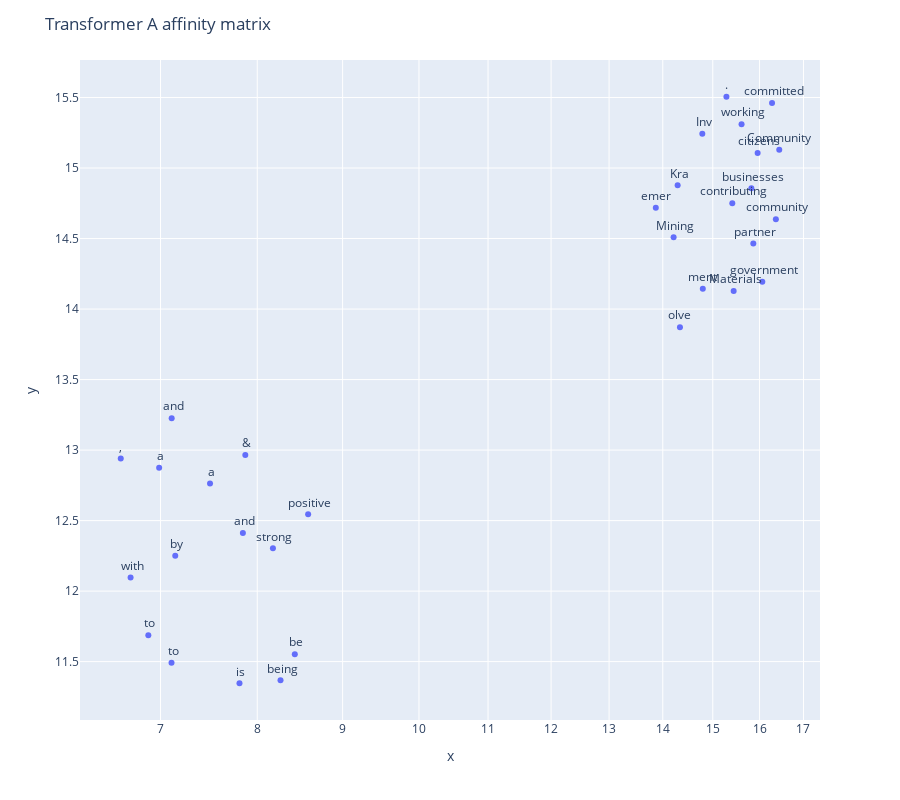

The cell this chart's notebook holds for it:
### Markdown cell above
### Affinity matrices

### Code cell
pos_emb = torch.tensor(token_emb_pos(model_a, tokens))
A = model_a.A.cpu()
affinity = A(pos_emb).detach()

print(tokenizer.decode(tokens.tolist()))
plot_embedding(affinity, tokens, title="Transformer A affinity matrix")

### Figure 1 — Plotly figure (JSON) as saved in the notebook; plotly's stock layout.template omitted (floating-point values rounded to 4 significant figures)
{"data": [{"hovertemplate": "x=%{x}<br>y=%{y}<br>text=%{text}<extra></extra>", "legendgroup": "", "marker": {"color": "#636efa", "symbol": "circle"}, "mode": "markers+text", "name": "", "orientation": "v", "showlegend": false, "text": ["Community", " Inv", "olve", "ment", ".", " Kra", "emer", " Mining", " &", " Materials", " is", " committed", " to", " being", " a", " strong", " community", " partner", " by", " working", " with", " citizens", ",", " businesses", " and", " government", " to", " be", " a", " positive", " and", " contributing"], "textposition": "top center", "type": "scatter", "x": [16.44, 14.78, 14.34, 14.79, 15.28, 14.29, 13.87, 14.21, 7.869, 15.44, 7.806, 16.28, 7.107, 8.261, 7.495, 8.175, 16.36, 15.86, 7.144, 15.61, 6.717, 15.96, 6.626, 15.82, 7.109, 16.06, 6.883, 8.425, 6.987, 8.582, 7.843, 15.41], "xaxis": "x", "y": [15.13, 15.24, 13.87, 14.14, 15.51, 14.88, 14.72, 14.51, 12.96, 14.13, 11.35, 15.46, 11.49, 11.37, 12.76, 12.3, 14.64, 14.46, 12.25, 15.31, 12.1, 15.11, 12.94, 14.86, 13.23, 14.19, 11.69, 11.55, 12.87, 12.54, 12.41, 14.75], "yaxis": "y"}], "layout": {"height": 800, "legend": {"tracegroupgap": 0}, "margin": {"t": 60}, "title": {"text": "Transformer A affinity matrix"}, "xaxis": {"anchor": "y", "domain": [0, 1], "title": {"text": "x"}, "type": "log"}, "yaxis": {"anchor": "x", "domain": [0, 1], "title": {"text": "y"}}}}
